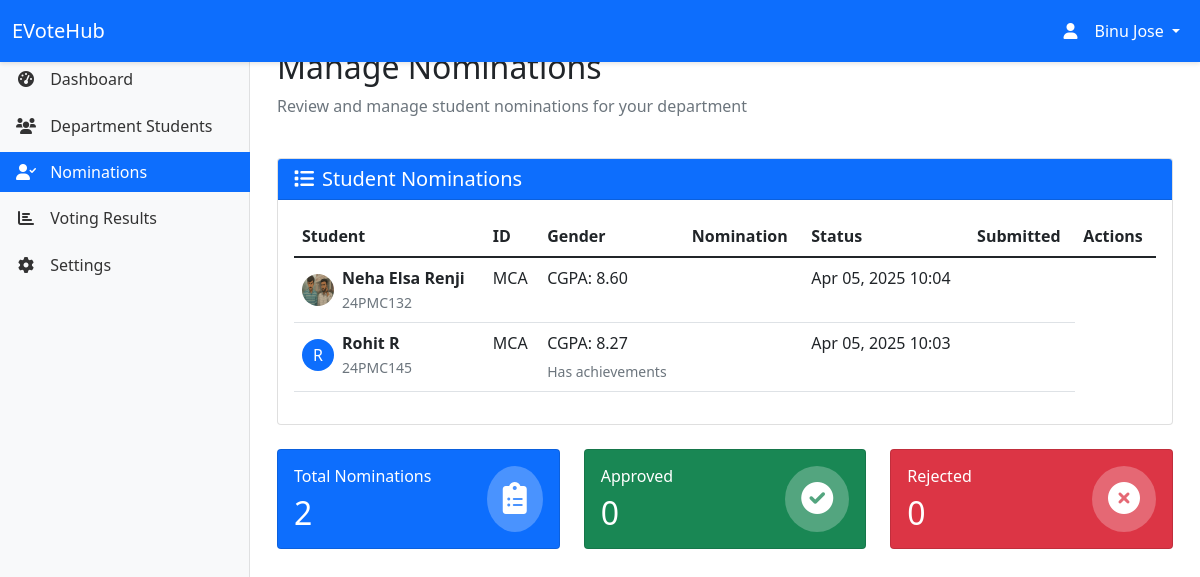
The page /hod/nominations/ (signed in) on the database its author committed.
### myapp/models.py (models this page shows, shortened)
class ClassLeaderNomination(models.Model):
    student = models.ForeignKey(Student, on_delete=models.CASCADE)
    department = models.ForeignKey(Department, on_delete=models.CASCADE)
    nomination_text = models.TextField()
    marks = models.DecimalField(max_digits=4, decimal_places=2, default=0.00, help_text="CGPA on a scale of 10")
    achievements = models.TextField(blank=True, null=True)
    status = models.CharField(max_length=20, choices=[
        ('pending', 'Pending'),
        ('approved', 'Approved'),
        ('rejected', 'Rejected'),
        ('finalized', 'Finalized')
    ], default='pending')
    created_at = models.DateTimeField(auto_now_add=True)
    updated_at = models.DateTimeField(auto_now=True)
    reviewed_by = models.ForeignKey(HOD, on_delete=models.SET_NULL, null=True, blank=True)
    reviewed_at = models.DateTimeField(null=True, blank=True)
    feedback = models.TextField(blank=True, null=True)
    finalized_by = models.ForeignKey(Officer, on_delete=models.SET_NULL, null=True, blank=True)
    finalized_at = models.DateTimeField(null=True, blank=True)
    finalization_notes = models.TextField(blank=True, null=True)
    class Meta:
        ordering = ['-created_at']

class Student(models.Model):
    GENDER_CHOICES = [
        ('M', 'Male'),
        ('F', 'Female')
    ]
    user = models.OneToOneField(User, on_delete=models.CASCADE)
    student_id = models.CharField(max_length=20, unique=True)
    department = models.ForeignKey(Department, on_delete=models.CASCADE)
    gender = models.CharField(max_length=1, choices=GENDER_CHOICES, default='M')
    profile_picture = models.ImageField(upload_to='static/images/profiles/', null=True, blank=True)
    created_at = models.DateTimeField(auto_now_add=True)
    updated_at = models.DateTimeField(auto_now=True)

class Department(models.Model):
    name = models.CharField(max_length=100)
    code = models.CharField(max_length=10, unique=True)
    created_at = models.DateTimeField(default=timezone.now)
    updated_at = models.DateTimeField(auto_now=True)

### myapp/views.py (the view)
# urls.py: path('hod/nominations/', views.hod_nominations, name='hod_nominations'),
@login_required
def hod_nominations(request):
    if not hasattr(request.user, 'hod'):
        messages.error(request, 'You do not have permission to access this page.')
        return redirect('home')
    department = request.user.hod.department
    nominations = ClassLeaderNomination.objects.filter(student__department=department).order_by('-created_at')
    total_nominations = nominations.count()
    approved_nominations = nominations.filter(status='approved').count()
    rejected_nominations = nominations.filter(status='rejected').count()
    context = {
        'department': department,
        'nominations': nominations,
        'total_nominations': total_nominations,
        'approved_nominations': approved_nominations,
        'rejected_nominations': rejected_nominations,
    }
    return render(request, 'hod/nominations.html', context)

### templates/hod/nominations.html (shortened to what this page needs)
{% extends 'hod/base_hod.html' %}
{% load static %}
{% block content %}
<div class="container-fluid">
    <div class="row mb-4">
        <div class="col-12">
            <h2>Manage Nominations</h2>
            <p class="text-muted">Review and manage student nominations for your department</p>
        </div>
    </div>
    <div class="card">
        <div class="card-header bg-primary text-white">
            <h5 class="mb-0"><i class="fas fa-list me-2"></i>Student Nominations</h5>
        </div>
        <div class="card-body">
            {% if nominations %}
            <div class="table-responsive">
                <table class="table table-hover">
                    <thead>
                        <tr>
                            <th>Student</th>
                            <th>ID</th>
                            <th>Gender</th>
                            <th>Nomination</th>
                            <th>Status</th>
                            <th>Submitted</th>
                            <th>Actions</th>
                        </tr>
                    </thead>
                    <tbody>
                        {% for nomination in nominations %}
                        <tr>
                            <td>
                                <div class="d-flex align-items-center">
                                    {% if nomination.student.profile_picture %}
                                    <img src="{{ nomination.student.profile_picture.url }}"
                                         class="rounded-circle me-2" width="32" height="32">
                                    {% else %}
                                    <div class="rounded-circle bg-primary text-white d-flex align-items-center justify-content-center me-2"
                                         style="width: 32px; height: 32px;">
                                        {{ nomination.student.user.get_full_name|first }}
                                    </div>
                                    {% endif %}
                                    <div>
                                        <div class="fw-bold">{{ nomination.student.user.get_full_name }}</div>
                                        <small class="text-muted">{{ nomination.student.student_id }}</small>
                                    </div>
                                </div>
                            </td>
                            <td>{{ nomination.department.name }}</td>
                            <td>
                                <div class="mb-1">CGPA: {{ nomination.marks }}</div>
                                {% if nomination.achievements %}
                                <small class="text-muted">Has achievements</small>
                                {% endif %}
                            </td>
                            <td>
                            </td>
                            <td>{{ nomination.created_at|date:"M d, Y H:i" }}</td>
                            <td>
                            </td>
                        </tr>
                        {% endfor %}
                    </tbody>
                </table>
            </div>
            {% else %}
            <div class="text-center py-5">
                <i class="fas fa-clipboard-list fa-3x text-muted mb-3"></i>
                <h5>No Nominations Found</h5>
                <p class="text-muted">There are no nominations to review at this time.</p>
            </div>
            {% endif %}
        </div>
    </div>
    <div class="row mt-4">
        <div class="col-md-4">
            <div class="card bg-primary text-white">
                <div class="card-body">
                    <div class="d-flex justify-content-between align-items-center">
                        <div>
                            <h6 class="card-title">Total Nominations</h6>
                            <h2 class="mb-0">{{ total_nominations }}</h2>
                        </div>
                        <div class="bg-white bg-opacity-25 rounded-circle p-3">
                            <i class="fas fa-clipboard-list fa-2x"></i>
                        </div>
                    </div>
                </div>
            </div>
        </div>
        <div class="col-md-4">
            <div class="card bg-success text-white">
                <div class="card-body">
                    <div class="d-flex justify-content-between align-items-center">
                        <div>
                            <h6 class="card-title">Approved</h6>
                            <h2 class="mb-0">{{ approved_nominations }}</h2>
                        </div>
                        <div class="bg-white bg-opacity-25 rounded-circle p-3">
                            <i class="fas fa-check-circle fa-2x"></i>
                        </div>
                    </div>
                </div>
            </div>
        </div>
        <div class="col-md-4">
            <div class="card bg-danger text-white">
                <div class="card-body">
                    <div class="d-flex justify-content-between align-items-center">
                        <div>
                            <h6 class="card-title">Rejected</h6>
                            <h2 class="mb-0">{{ rejected_nominations }}</h2>
                        </div>
                        <div class="bg-white bg-opacity-25 rounded-circle p-3">
                            <i class="fas fa-times-circle fa-2x"></i>
                        </div>
                    </div>
                </div>
            </div>
        </div>
    </div>
</div>
{% endblock %}

### templates/hod/base_hod.html (shortened to what this page needs)
<!DOCTYPE html>
<html lang="en">
<head>
    <link href="https://cdn.jsdelivr.net/npm/bootstrap@5.1.3/dist/css/bootstrap.min.css" rel="stylesheet">
    <link href="https://cdnjs.cloudflare.com/ajax/libs/font-awesome/6.0.0/css/all.min.css" rel="stylesheet">
</head>
<body>
    <nav class="navbar navbar-expand-lg navbar-dark bg-primary fixed-top">
        <div class="container-fluid">
            <a class="navbar-brand" href="{% url 'hod_home' %}">EVoteHub</a>
            <div class="collapse navbar-collapse" id="navbarNav">
                <ul class="navbar-nav ms-auto">
                    <li class="nav-item dropdown">
                        <a class="nav-link dropdown-toggle text-white" href="#" id="navbarDropdown" role="button" data-bs-toggle="dropdown">
                            <i class="fas fa-user"></i> {{ request.user.get_full_name }}
                        </a>
                    </li>
                </ul>
            </div>
        </div>
    </nav>
    <nav class="sidebar">
        <div class="sidebar-sticky">
            <ul class="nav flex-column">
                <li class="nav-item">
                    <a class="nav-link {% if request.resolver_match.url_name == 'hod_home' %}active{% endif %}" href="{% url 'hod_home' %}">
                        <i class="fas fa-tachometer-alt"></i>
                        <span>Dashboard</span>
                    </a>
                </li>
                <li class="nav-item">
                    <a class="nav-link" href="#">
                        <i class="fas fa-users"></i>
                        <span>Department Students</span>
                    </a>
                </li>
                <li class="nav-item">
                    <a class="nav-link {% if request.resolver_match.url_name == 'hod_nominations' %}active{% endif %}" href="{% url 'hod_nominations' %}">
                        <i class="fas fa-user-check"></i>
                        <span>Nominations</span>
                    </a>
                </li>
                <li class="nav-item">
                    <a class="nav-link {% if request.resolver_match.url_name == 'hod_voting_results' %}active{% endif %}" href="{% url 'hod_voting_results' %}">
                        <i class="fas fa-chart-bar"></i>
                        <span>Voting Results</span>
                    </a>
                </li>
                <li class="nav-item">
                    <a class="nav-link" href="#">
                        <i class="fas fa-cog"></i>
                        <span>Settings</span>
                    </a>
                </li>
            </ul>
        </div>
    </nav>
    <main class="main-content">
        {% block content %}
        {% endblock %}
    </main>
</body>
</html>

### templates/hod/base_hod.html (style rules this page uses)
.sidebar { position: fixed; top: 0; bottom: 0; left: 0; z-index: 100; padding: 48px 0 0; box-shadow: inset -1px 0 0 rgba(0, 0, 0, .1); background-color: #f8f9fa; width: 250px; }
.sidebar-sticky { position: relative; top: 0; height: calc(100vh - 48px); padding-top: .5rem; overflow-x: hidden; overflow-y: auto; }
.navbar { box-shadow: 0 2px 4px rgba(0,0,0,.1); }
.main-content { margin-left: 250px; padding: 48px 15px 15px; }
.nav-link { color: #333; padding: 0.5rem 1rem; margin: 0.2rem 0; }
.nav-link.active { background-color: #0d6efd; color: white; }
.nav-link i { width: 20px; text-align: center; margin-right: 10px; }

### rows shown on the page
ClassLeaderNomination: student.profile_picture (picture), student.user.get_full_name "Neha Elsa Renji", student.student_id "24PMC132", department.name "MCA", marks "8.60", created_at "Apr 05, 2025 10:04"
ClassLeaderNomination: student.user.get_full_name|first "R", student.user.get_full_name "Rohit R", student.student_id "24PMC145", department.name "MCA", marks "8.27", achievements "Has achievements", created_at "Apr 05, 2025 10:03"

### other values the page prints
{{ request.user.get_full_name }} "Binu Jose"
{{ total_nominations }} "2"
{{ approved_nominations }} "0"
{{ rejected_nominations }} "0"
